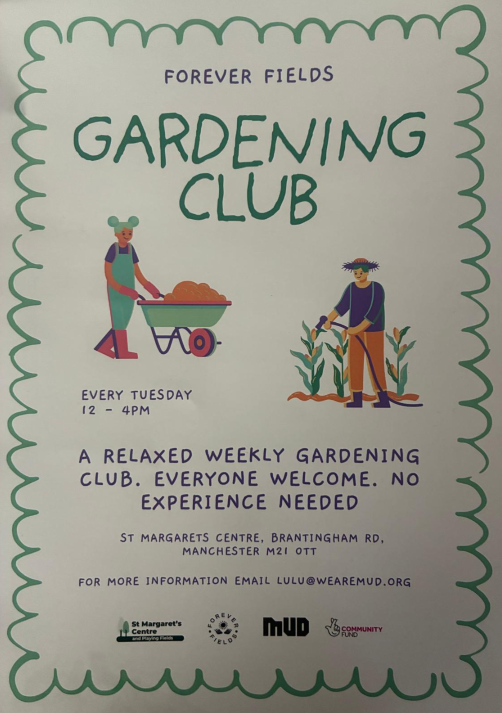
#> input picture assets/forever_fields_poster.png, 1004 x 1426 px (shown at 1/2 size)
$ python create_thumbnails.py
#> lines starting #> are read from the running program, lines starting #| are printed output that depends on the picture
#!/usr/bin/env python3
"""
Script to create thumbnails for gallery images.
This will be used locally to generate thumbnail versions of the full-size images.
"""
from PIL import Image
import os

# Images to create thumbnails for
images = [
    'assets/forever_fields_poster.png',
    'assets/ff_gardening_1.jpeg',
    'assets/ff_gardening_2.jpeg',
    'assets/ff_gardening_3.jpeg',
    'assets/ff_gardening_4.jpeg',
    'assets/ff_gardening_5.jpeg',
    'assets/ff_gardening_6.jpeg',
]

# Create thumbnails
for image_path in images:
    if os.path.exists(image_path):
        img = Image.open(image_path)
#> img is the input picture: PIL image 1004x1426 RGBA; mean R, G, B, A 152.2, 151.5, 140.4, 255

        # Get file name and extension
        base_name = os.path.splitext(os.path.basename(image_path))[0]
        ext = os.path.splitext(image_path)[1]

        # Create thumbnail (300x300 max, maintaining aspect ratio)
        img.thumbnail((300, 300), Image.Resampling.LANCZOS)
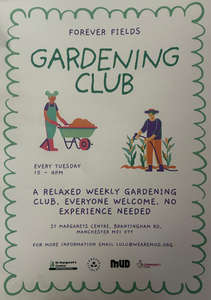
#> img: PIL image 211x300 RGBA; mean R, G, B, A 152.3, 151.5, 140.4, 255

        # Save thumbnail
        thumb_name = f'assets/{base_name}-thumb{ext}'
        img.save(thumb_name, quality=85, optimize=True)
        print(f'Created: {thumb_name}')
    else:
        print(f'File not found: {image_path}')
#> pass 2 of the loop `for image_path in images:`:
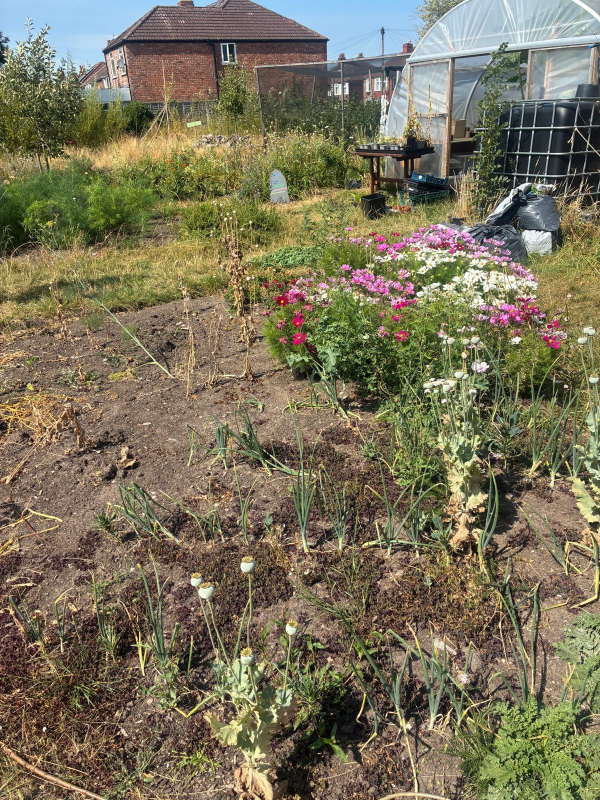
#> input picture assets/ff_gardening_1.jpeg, 1200 x 1600 px (shown at 1/2 size)
#> img is the input picture: PIL image 1200x1600 RGB; mean R, G, B 121.9, 114.7, 90.1
#> `img.thumbnail((300, 300), Image.Resampling.LANCZOS)`:
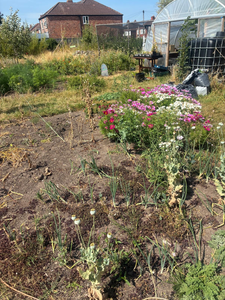
#> img: PIL image 225x300 RGB; mean R, G, B 122, 114.8, 90.3
#> pass 3 of the loop `for image_path in images:`:
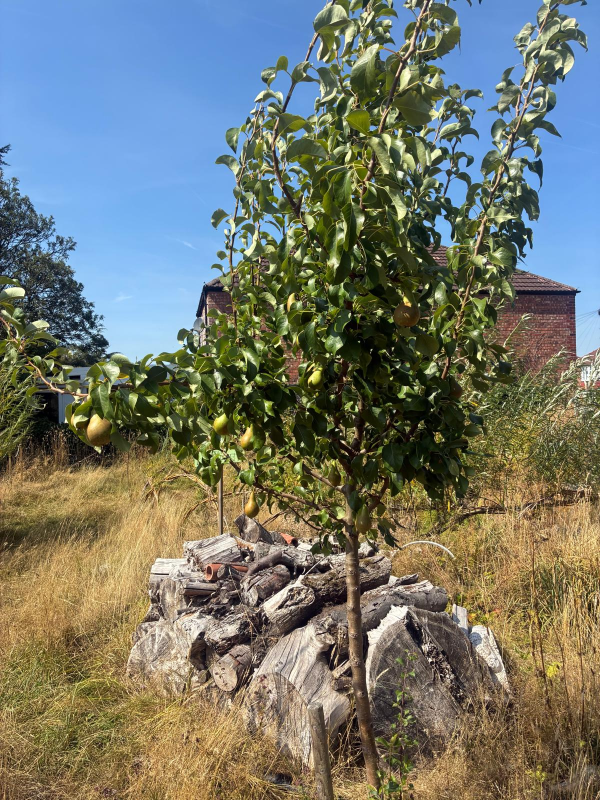
#> input picture assets/ff_gardening_2.jpeg, 1200 x 1600 px (shown at 1/2 size)
#> img is the input picture: PIL image 1200x1600 RGB; mean R, G, B 115.1, 119.1, 107.4
#> `img.thumbnail((300, 300), Image.Resampling.LANCZOS)`:
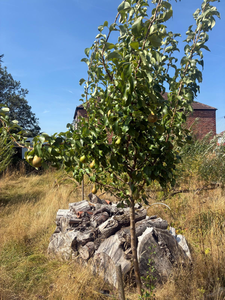
#> img: PIL image 225x300 RGB; mean R, G, B 115.2, 119.2, 107.5
#> the loop made 7 passes; the first 3 are shown

print('Thumbnails created successfully!')
